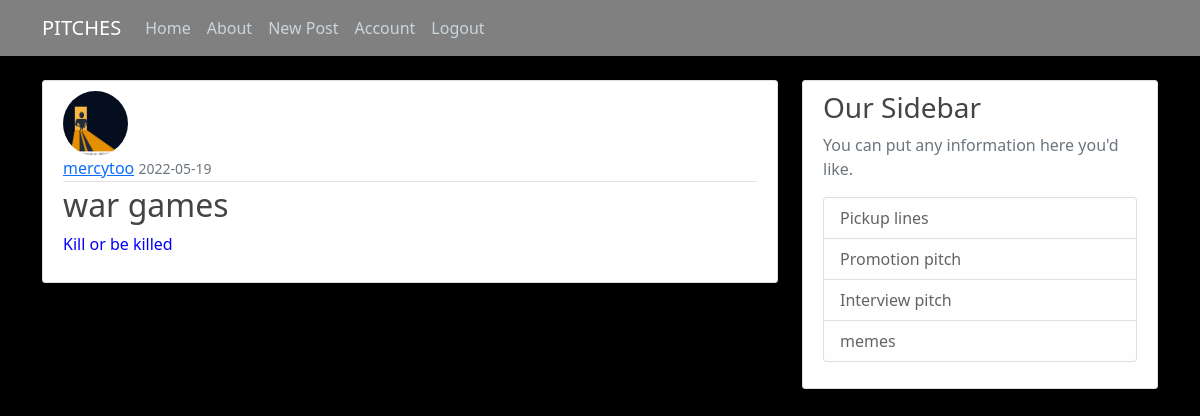
The app's page /post/2 (signed in) with its own data.
### pitches/models.py (models this page shows, shortened)
class User(db.Model, UserMixin):
    id = db.Column(db.Integer, primary_key=True)
    username = db.Column(db.String(20), unique=True, nullable=False)
    email = db.Column(db.String(120), unique=True, nullable=False)
    image_file = db.Column(db.String(20), nullable=False, default='kc.jpg')
    password = db.Column(db.String(60), nullable=False)
    posts = db.relationship('Post', backref='author', lazy=True)

class Post(db.Model):
    id = db.Column(db.Integer, primary_key=True)
    title = db.Column(db.String(100), nullable=False)
    date_posted = db.Column(db.DateTime, nullable=False, default=datetime.utcnow)
    content = db.Column(db.Text, nullable=False)
    user_id = db.Column(db.Integer, db.ForeignKey('user.id'), nullable=False)

### pitches/routes.py (the view)
@app.route("/post/<int:post_id>")
def post(post_id):
    post = Post.query.get_or_404(post_id)
    return render_template('post.html', title=post.title, post=post)

### pitches/models.py (called while the page is built)
@login_manager.user_loader
def load_user(user_id):
    return User.query.get(int(user_id))

### pitches/templates/post.html (shortened to what this page needs)
{% extends "wallart.html" %}
{% block content %}
  <article class="media content-section">
    <img class="rounded-circle article-img" src="{{ url_for('static', filename='profile_pics/' + post.author.image_file) }}">
    <div class="media-body">
      <div class="article-metadata">
        <a class="mr-2" href="#">{{ post.author.username }}</a>
        <small class="text-muted">{{ post.date_posted.strftime('%Y-%m-%d') }}</small>
      </div>
      <h2 class="article-title">{{ post.title }}</h2>
      <p class="article-content">{{ post.content }}</p>
    </div>
  </article>
{% endblock content %}

### pitches/static/styles.css (style rules this page uses)
body { background: black; color: blue; margin-top: 5rem; }
h1, h2, h3, h4, h5, h6 { color: #444444; }
.content-section { background: #ffffff; padding: 10px 20px; border: 1px solid #dddddd; border-radius: 3px; margin-bottom: 20px; }
.article-title { color: #444444; }
.article-content { white-space: pre-line; }
.article-img { height: 65px; width: 65px; margin-right: 16px; }
.article-metadata { padding-bottom: 1px; margin-bottom: 4px; border-bottom: 1px solid #e3e3e3 }

### records on screen
User: image_file (picture), author.username "mercytoo"
Post: date_posted "2022-05-19", title "war games", content "Kill or be killed"
